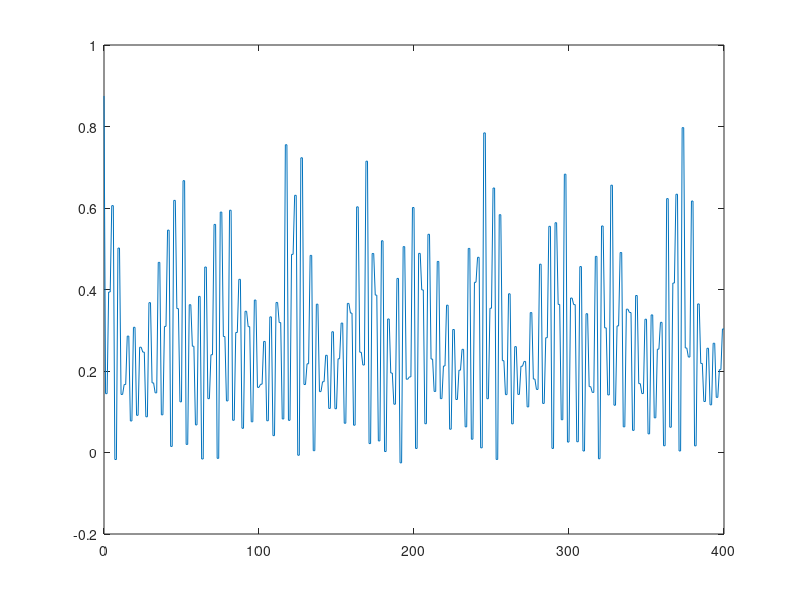

Recreate this plot in MATLAB.
clear;
clc;
format long
tic;

%% paramter
myseed = 1;
rng(myseed)

L = 8;
num_T = 200;
T = 0:2*num_T;
nT = 2*num_T+1;
len = 2^L;
g0 = pi/2+0.0;
J0 = -1;
g1 = pi/2+0.1;
x = (0:L)';
xx = (1:L)';

C_dag = [0 1;0 0];
C = [0 0;1 0];
ni = [1;0];
K = [1 0;0 -1];
I2 = eye(2);
sigmaz = [1;-1];

%% construction of Hamiltonian
% Hxx
Hxx = zeros(len);
for i = 1:L-1
    temp = 1;
    temp = kron(temp,eye(2^(i-1)));
    temp = kron(temp,(C_dag+C));
    temp = kron(temp,(C_dag+C));
    temp = kron(temp,eye(2^(L-i-1)));
    Hxx = Hxx + temp;
end
% i = L
temp = C_dag-C;
for i = 2:L-1
    temp = kron(temp,K);
end
temp = kron(temp,(C_dag-C));
Hxx = Hxx + temp;

% Hz
Hz = zeros(len,1);
for i = 1:L
    temp = 1;
    temp = kron(temp, ones(2^(i-1),1));
    temp = kron(temp,ni);
    temp = kron(temp, ones(2^(L-i),1));
    Hz = Hz + temp;
end
Hz = 2*Hz - L*ones(len,1);

%% initial state

H0 = g0*diag(Hz) + J0*Hxx;
[V, D] = eig(H0);
phi0 = V(:,1);
e_GS = D(1,1);

phi = phi0;
phit_store = zeros(len,nT);
phit_store(:,1) = phi0;

[Vx,Dx] = eig(J0*Hxx);
ex = diag(Dx);

trans_z = exp(-1i*g1*Hz);
trans_x = exp(-1i*ex);

for i = 1:num_T
    % Hxx
    temp = Vx'*phi;
    trans = trans_x;
    temp = temp.*trans;
    phi = Vx*temp;
    phit_store(:,2*i) = phi;

    % Hz
    phi = trans_z.*phi;
    phit_store(:,2*i+1) = phi;
end

%% calculate observable

Msz1sz2 = kron(sigmaz,sigmaz);
Msz1sz2 = kron(Msz1sz2,ones(2^(L-2),1));
Mn1 = kron(ni,ones(2^(L-1),1));
Mn2 = kron([1;1],ni);
Mn2 = kron(Mn2,ones(2^(L-2),1));
Mn3 = kron(ones(4,1),ni);
Mn3 = kron(Mn3,ones(2^(L-3),1));
Mn1n2 = kron(ni,ni);
Mn1n2 = kron(Mn1n2,ones(2^(L-2),1));
sz1sz2 = sum(conj(phit_store).*(Msz1sz2.*phit_store));
n1 = sum(conj(phit_store).*(Mn1.*phit_store));
n2 = sum(conj(phit_store).*(Mn2.*phit_store));
n3 = sum(conj(phit_store).*(Mn3.*phit_store));
n1n2 = sum(conj(phit_store).*(Mn1n2.*phit_store));

MC1j = cell(L,1);
MC1j{1} = diag(Mn1);
C1j = zeros(L,nT);
C1j(1,:) = n1;
MF1j = cell(L,1);
F1j = zeros(L,nT);
for j = 2:L
    temp = C_dag;
    for i = 1:j-2
        temp = kron(temp,K);
    end
%     temp = kron(temp,eye(2^(j-2)));
    temp = kron(temp,C);
    temp = kron(temp,eye(2^(L-j)));
    MC1j{j} = temp;
    C1j(j,:) = sum(conj(phit_store).*(temp*phit_store));

    temp = C_dag;
    for i = 1:j-2
        temp = kron(temp,K);
    end
%     temp = kron(temp,eye(2^(j-2)));
    temp = kron(temp,C_dag);
%     temp = kron(temp,eye(2^(L-j)));
    for i = j+1:L
        temp = kron(temp,K);
    end
    MF1j{j} = temp;
    F1j(j,:) = sum(conj(phit_store).*(temp*phit_store));
end

n1n2_check = n1.*n2+abs(F1j(2,:)).^2-abs(C1j(2,:)).^2;

% sx = zeros(L,nT);
% for i = 1:L
%     sx(i,:) = sum(conj(phit_store).*(matrix_sx{i}*phit_store));
% end
% sx_mean = sum(sx)/L;

figure;
set(gcf, 'position', [250 70 1400 900]);
% subplot(2,1,1)
plot(T,sz1sz2);

toc;